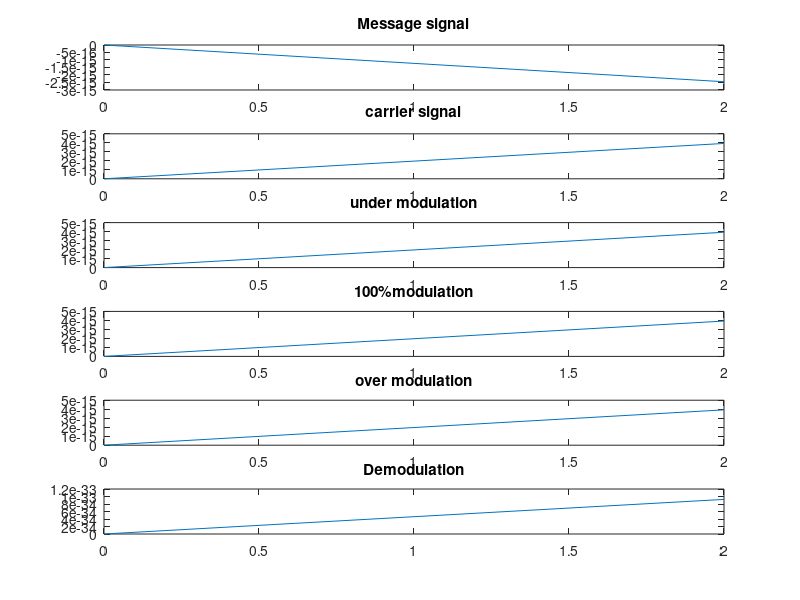

The MATLAB source for this figure:
clc;
clear all;
t=[0:0.001;2];
F1=5;
m=sin(2*pi*F1*t);
subplot(6,2,[1,2]);
plot(t,m);
title('Message signal');
F2=50;
c=sin(2*pi*F2*t);
subplot(6,2,[3,4]);
plot(t,c);
title('carrier signal');
m1=0.5;
s1=(1+(m1*m)).*c;
subplot(6,2,[5,6]);
plot(t,s1);
title('under modulation');
m2=1;
s2=(1+(m2*m)).*c;
subplot(6,2,[7,8]);
plot(t,s2);
title('100%modulation');
m3=1.5;
s3=(1+(m3*m)).*c;
subplot(6,2,[9,10]);
plot(t,s3);
title('over modulation');
s5=s2.*c;
[b,a]=butter(5,0.1);
s4=filter(b,a,s5);
subplot(6,2,[11,12]);
plot(t,s4);
title('Demodulation');

